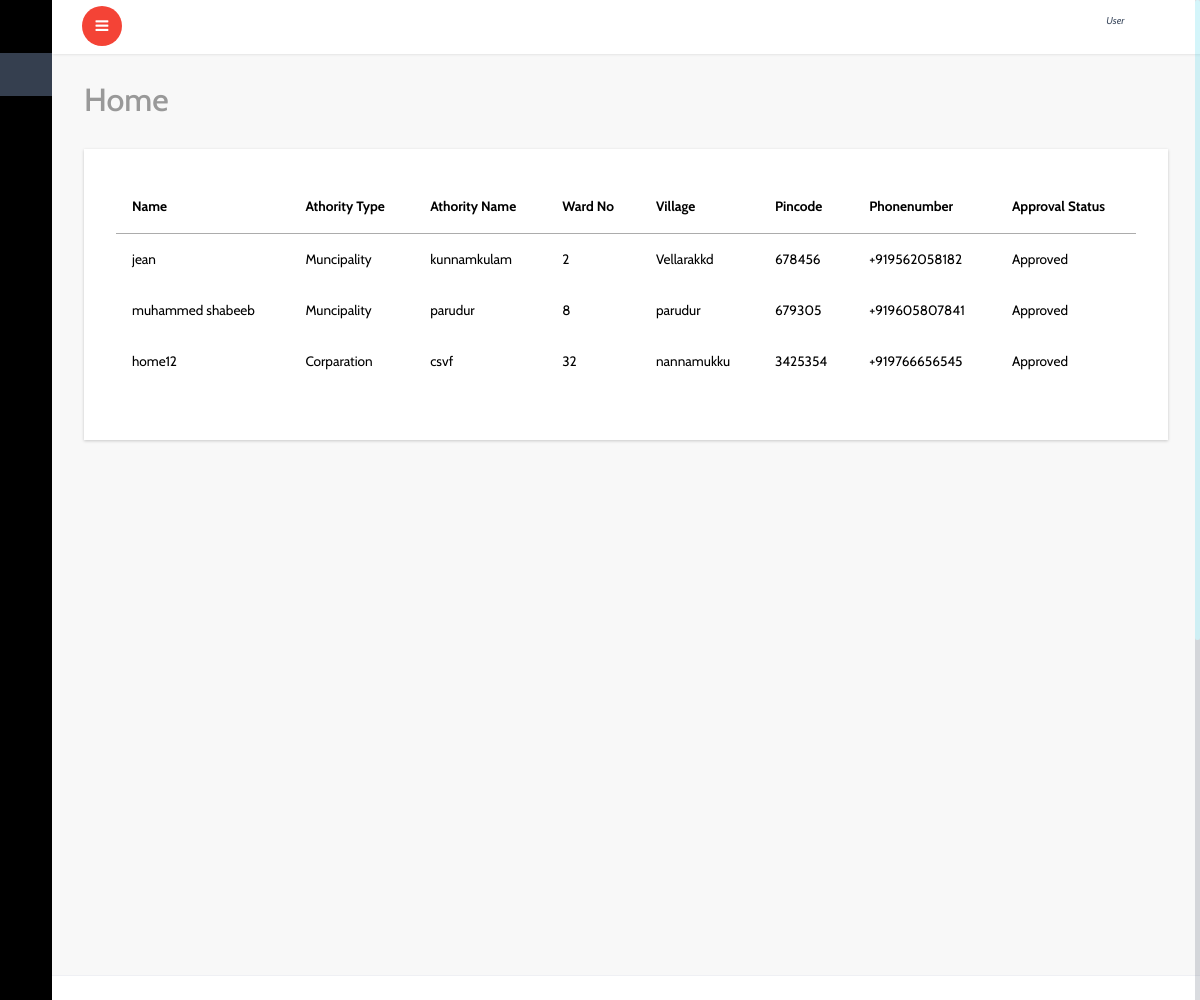
The app's page /all_home/ with its own data.
### account/models.py (models this page shows, shortened)
class Home(models.Model):
    user=models.OneToOneField(User,on_delete=models.CASCADE)
    name=models.CharField(max_length=40)
    authority_type=models.CharField(max_length=30,choices=authority_types,)
    authority_name=models.CharField(max_length=50)
    ward_no=models.PositiveIntegerField()
    village=models.CharField(max_length=50)
    pincode=models.PositiveIntegerField()
    phonenumber=PhoneNumberField()
    status_appruval=models.BooleanField(default=False)

### account/views.py (the view)
# urls.py: path('all_home/',views.all_home,name='all_home'),
def all_home(request):
    c=Home.objects.all()
    return render(request,'admin/home.html',{'c':c})

### templates/admin/home.html (shortened to what this page needs)
{% extends 'dashboard/index.html' %}
{% block content %}
			<div id="page-wrapper">
				<div class="graphs">
					<h3 class="blank1">Home</h3>
					 <div class="xs tabls">
						<div class="bs-example4" data-example-id="contextual-table">
                            <table class="table">
                                {% if c %}
                                <thead>
                                    <tr>
                                      <th>Name</th>
                                      <th>Athority Type</th>
                                       <th>Athority Name</th>
                                       <th>Ward No</th>
                                       <th>Village</th>
                                       <th>Pincode</th>
                                       <th>Phonenumber</th>
                                        <th>Approval Status</th>
                                    </tr>
                                </thead>
                                <tbody>
                                    {% for l in c %}
                                    <tr>
                                        <td>{{l.name}}</td>
                                        <td>{{l.authority_type}}</td>
                                        <td>{{l.authority_name}}</td>
                                        <td>{{l.ward_no}}</td>
                                        <td>{{l.village}}</td>
                                        <td>{{l.pincode}}</td>
                                        <td>{{l.phonenumber}}</td>
                                     {% if l.status_appruval == True %}
                                        <td>Approved</td>
                                        {% else %}
                                        <td><a href="{% url 'homeappruval' l.id %}" style="color: red;">Approve Now</a></td>
                                        {% endif %}
                                    </tr>
                                    {% endfor %}
                                </tbody>
                            </table>
                            {% else %}
                            <h4>No Centers Registerd For appruval</h4>
                            {% endif %}
					   </div>
						</div>
						</div>
					</div>
		{% endblock %}

### records on screen
Home: name "jean", authority_type "Muncipality", authority_name "kunnamkulam", ward_no "2", village "Vellarakkd", pincode "678456", phonenumber "+919562058182", status_appruval "Approved"
Home: name "muhammed shabeeb", authority_type "Muncipality", authority_name "parudur", ward_no "8", village "parudur", pincode "679305", phonenumber "+919605807841", status_appruval "Approved"
Home: name "home12", authority_type "Corparation", authority_name "csvf", ward_no "32", village "nannamukku", pincode "3425354", phonenumber "+919766656545", status_appruval "Approved"
